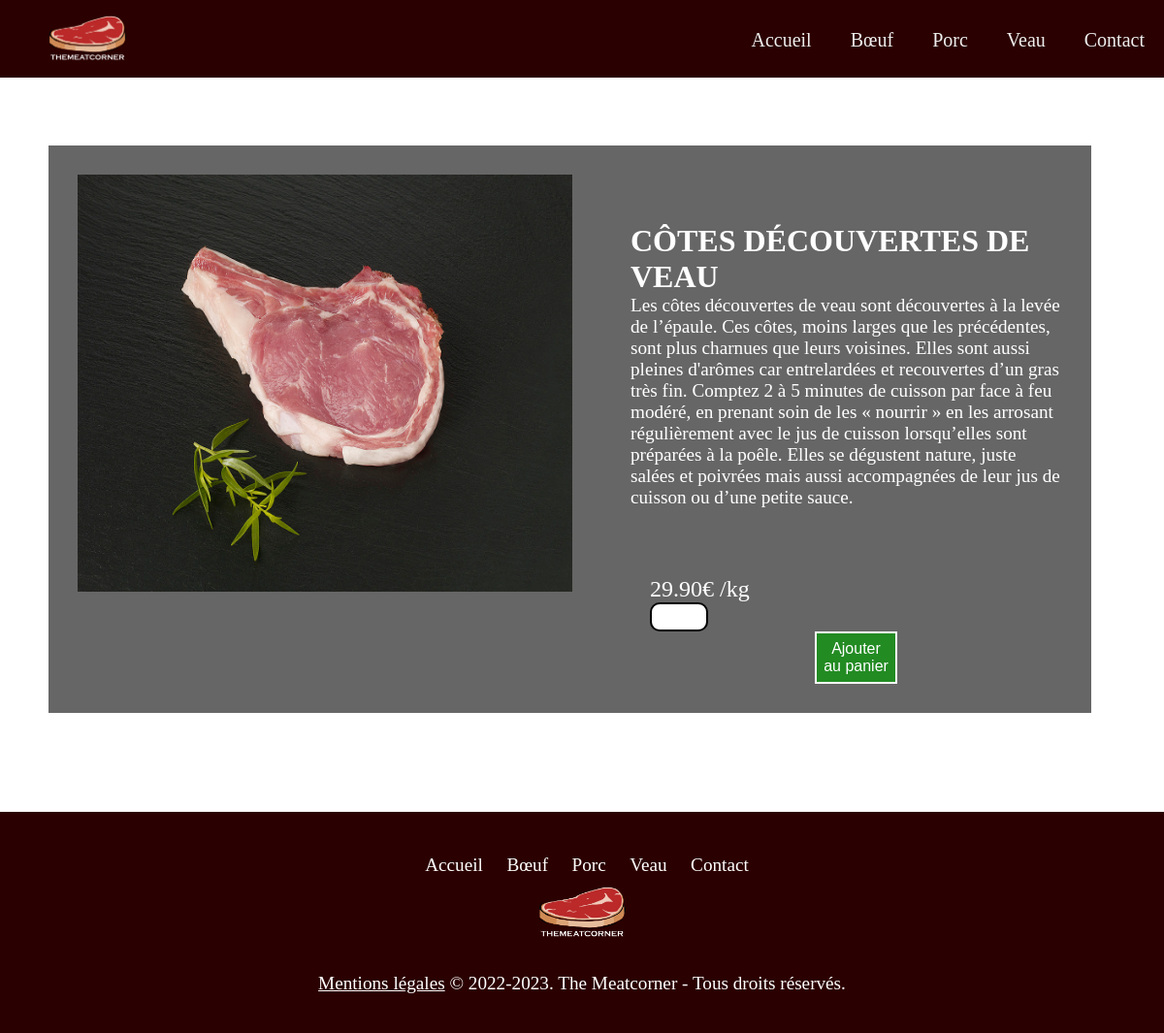
/pageveau/pagesviandesveau/cotesdecouvertesdeveau.php, run on the app's committed database.
### tables this page shows
create table Viande (
	id int auto_increment       not null,
	nom varchar (30)            not null,
	descriptionv text           not null,
	prix decimal(4,2)           not null,
	photo varchar(100)          not null,
	idAnimal int                not null,
	Foreign key (idAnimal) references Animal (id),
	PRIMARY KEY (id)
);

### pageveau/pagesviandesveau/cotesdecouvertesdeveau.php (the view)
<html>
<?php include '../../include/header.php'; ?>
<head>
    <link rel="stylesheet" href="../../style.css">
</head>
<body>
<div class="flex1">
    <div>
        <?php
        $bdd = new PDO('mysql:host=localhost;dbname=tmc;charset=utf8', 'root', '');
        $req = $bdd->query('SELECT * FROM viande where id = 32');
        while ($donnees = $req->fetch()) {
            echo('<img class="imgid1" src="../../pageveau/img/viandesveau/' . $donnees['photo'] . '">');
        }
        ?>
    </div>
    <div class="divgauche">
        <?php
        $bdd = new PDO('mysql:host=localhost;dbname=tmc;charset=utf8', 'root', '');
        $req = $bdd->query('SELECT * FROM viande where id = 32');
        while ($donnees = $req->fetch()) {
            echo('<a class="nomviande1"</a>' . $donnees['nom'] ."<br>" . '<a class="descriptionviande"</a>' . $donnees['descriptionv'] . "<br>" .
                '<p class="prixviande"</p>' . $donnees['prix'] .  "€ /kg" . "<br>" .
                '<input type="number" class="inputnombre" id="tentacles" min="1" max="100">' .
                '<button class="boutonpanier1">Ajouter au panier</button>');
        }
        ?>
    </div>
</div>
</body>
<?php include '../../include/footer.php'; ?>
</html>

### style.css (style rules this page uses)
body { font-family: Gabriola; font-size: 25px; color: white; background-image: url("img/fondtmc.jpg"); background-repeat: no-repeat; background-attachment: fixed; margin: 0; width: 100%; display: block; background-size: cover; }
* { padding: 0; margin: 0; box-sizing: border-box; }
.boutonpanier1 { width: 20%; padding: 7px; background-color: forestgreen; color: white; border: 2px solid white; font-size: 1rem; cursor: pointer; display: block; margin: auto; }
.imgid1 { height:490px; width:570px; padding: 30px; }
.flex1 { display: flex; margin: 70px 75px 75px 50px; background: rgba(0, 0, 0, 0.6); }
.divgauche { padding: 30px; margin-top: 50px; }
.descriptionviande { font-size: 1.2rem; color: white; font-family: "Arial Nova Light"; }
.nomviande1 { font-size: 2rem; font-weight: bold; color: white; text-transform: uppercase; }
.prixviande { padding-left: 20px; padding-top: 20px; margin-top: 50px; font-family: "Arial Nova Light"; font-size: 1.5rem; }
.inputnombre { width: 60px; height: 30px; border: 2px solid black; border-radius: 10px; padding-left: 10px; }
.footer ul a { color:inherit; text-decoration:none; padding: 0 10px; font-size: 1.2rem; }

### data on the page
viande: photo (picture), nom "CÔTES DÉCOUVERTES DE VEAU", descriptionv "Les côtes découvertes de veau sont découvertes à la levée de l’épaule. Ces côtes, moins larges que les précédentes, sont plus charnues que leurs voisines. Elles sont aussi pleines d'arômes car entrelardées et recouvertes d’un gras très fin. Comptez 2 à 5 minutes de cuisson par face à feu modéré, en prenant soin de les « nourrir » en les arrosant régulièrement avec le jus de cuisson lorsqu’elles sont préparées à la poêle. Elles se dégustent nature, juste salées et poivrées mais aussi accompagnées de leur jus de cuisson ou d’une petite sauce.", prix "29.90"
